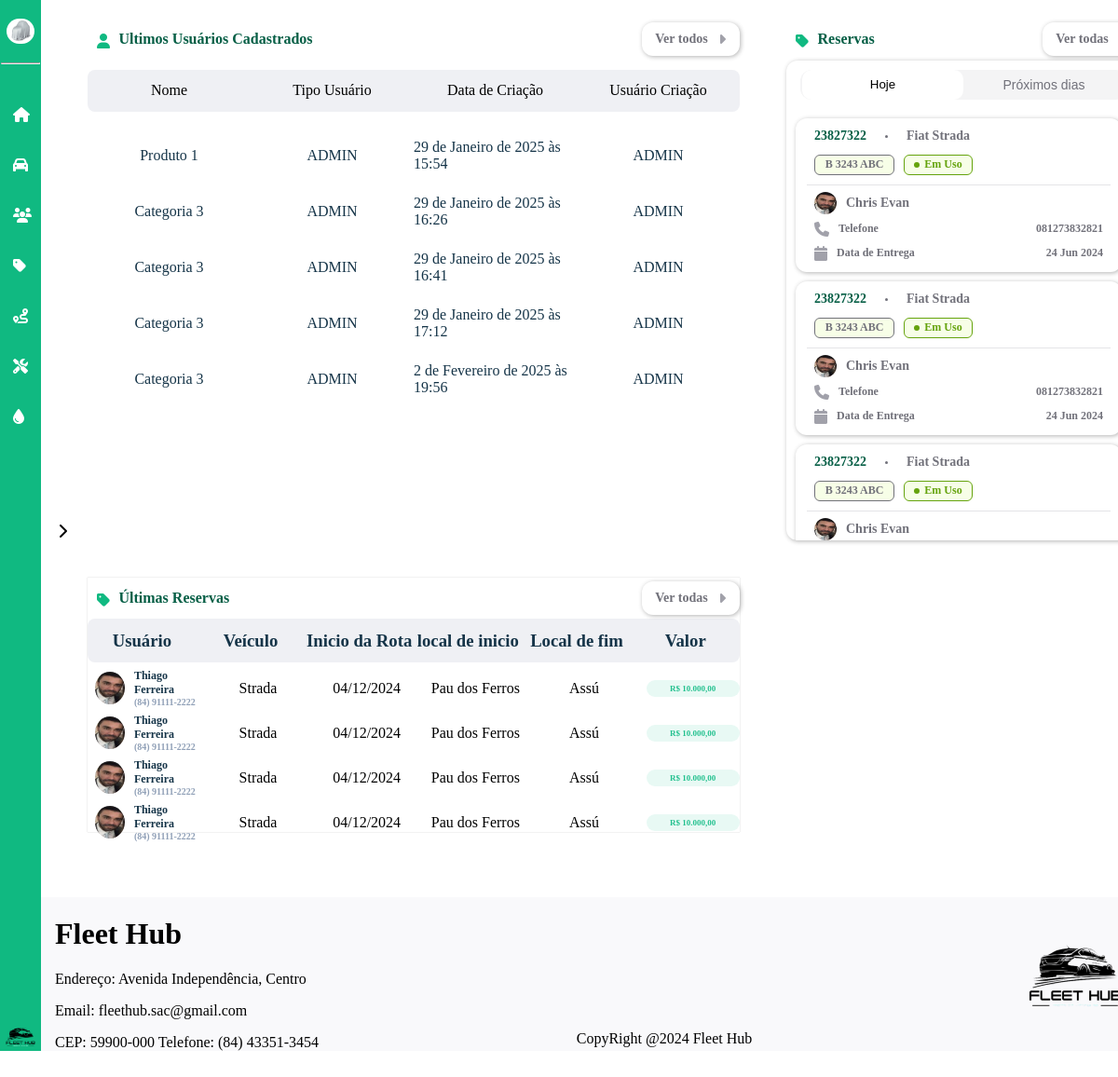
/dashboard (signed in), run on an earlier commit of the app's database.
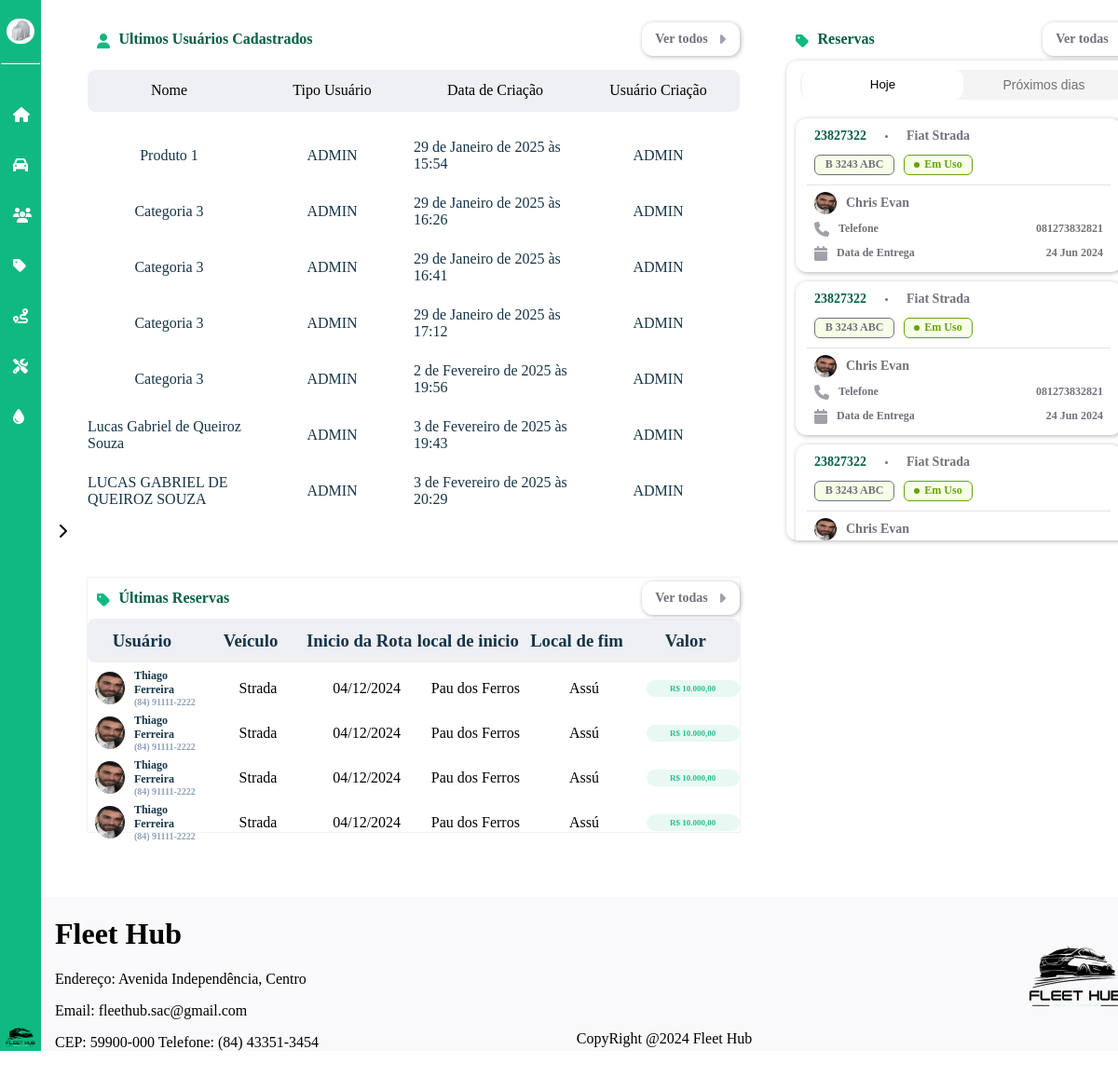
And on a later commit of the database.
### dashboard/models.py (models this page shows, shortened)
class CustomUser(AbstractUser):
    nome = models.CharField(max_length=50)
    email = models.EmailField(max_length=254, unique=True)
    cpf = models.CharField(max_length=11, unique=True)
    telefone = models.CharField(max_length=15)
    rua = models.CharField(max_length=35)
    bairro = models.CharField(max_length=35)
    cidade = models.CharField(max_length=35)
    cep = models.CharField(max_length=15)
    imagem = models.ImageField(
        upload_to="imagens/usuario",
        height_field=None,
        width_field=None,
        max_length=None,
        default="carro-escondido.jpg",
    )
    estado = models.ForeignKey(Estado, on_delete=models.CASCADE, null=True, blank=True)
    tipo_usuario = models.ForeignKey(TipoUsuario, on_delete=models.CASCADE, null=True, blank=True)
    status_usuario = models.ForeignKey(StatusUsuario, on_delete=models.CASCADE, null=True, blank=True)
    groups = models.ManyToManyField(
        "auth.Group",
        related_name="customuser_set",
        blank=True
    )
    user_permissions = models.ManyToManyField(
        "auth.Permission",
        related_name="customuser_permissions_set",
        blank=True
    )

class TipoUsuario(models.Model):
    nome = models.CharField(max_length=30)
    def __str__(self):
        return self.nome

### dashboard/views.py (the view)
# urls.py: path('dashboard',views.tela_dashboard, name='tela_dashboard'),
@login_required
def tela_dashboard(request):
    usuarios = get_list_or_404(CustomUser)
    contexto = {
        'range_10': range(10),
        'range_7': range(7),  # Lista de 0 a 6
        'range_4': range(4),  # Lista de 0 a 3
        'range_2': range(2)  # Lista de 0 a 1
    }
    return render(request, 'dashboard/dashboard.html', {'contexto':contexto, 'usuarios':usuarios})

### dashboard/templates/dashboard/dashboard.html (shortened to what the changed rows need)
{% extends "base.html" %}
{% load static %}
{% block estilos %}
<link rel="stylesheet" href="{% static 'css/dashboard-style.css' %}">
{% endblock estilos %}
{% block content %}
<div id="dashboard">
    <div class="container-reserva-cadastros">
        <div class="usuarios-cadastrados">
            <div class="icon-nome-reservas">
                <div class="icon-reservas">
                    <h2 class="h2-name-reservas">
                        Ultimos Usuários Cadastrados
                    </h2>
                </div>
                <a href="{% url "listagem_usuarios" %}" class="vertodas-a"><div class="ver-todas-reservas">
                    <h2 class="vertodas">Ver todos</h2>
                </div></a>
            </div>
            <div class="list-users">
                <div class="scroll-container">
                    {% for usuario in usuarios  %}
                    <ul id="lista-usuarios-sistema">
                        {% if usuario.first_name %}
                        <li class="user-info">{{usuario.first_name}} {{usuario.last_name}}</li>
                        {% else %}
                        <li class="user-info">{{usuario.nome}}</li>
                        {% endif %}
                        <li class="user-info">{{usuario.tipo_usuario}}</li>
                        <li class="user-info">{{usuario.date_joined}}</li>
                        <li class="user-info">{{usuario.tipo_usuario}}</li>
                    </ul>
                    {% endfor %}
                </div>
            </div>
        </div>
        <div id="pedidos-usuarios">
            <div class="icon-nome-reservas">
                <div class="icon-reservas">
                    <h2 class="h2-name-reservas">
                        Últimas Reservas
                    </h2>
                </div>
                <a href="{% url "listagem_reservas" %}" class="vertodas-a"><div class="ver-todas-reservas">
                    <h2 class="vertodas">Ver todas</h2>
                </div></a>
            </div>
            <div class="total-pedidos">
                <div class="scroll-container">
                    {% for _ in contexto.range_7 %}
                    <div class="usuario-info">
                        <ul id="lista-usuarios">
                            <li class="user-info-all">
                                <div class="img-name-number">
                                    <img id="img-usuario" src="{% static 'img/img_perfil.jpg' %}" alt="">
                                    <div class="name-number">
                                        <h3 class="name-user">Thiago Ferreira</h3>
                                        <h3 class="number-user">(84) 91111-2222</h3>
                                    </div>
                                </div>
                            </li>
                            <li class="user-info-all">Strada</li>
                            <li class="user-info-all">04/12/2024</li>
                            <li class="user-info-all">Pau dos Ferros</li>
                            <li class="user-info-all">Assú</li>
                            <li class="user-info-all">
                                <h3 id="valor-corrida"> R$ 10.000,00</h3>
                            </li>
                        </ul>
                    </div>
                    {% endfor %}
                </div>
            </div>
        </div>
    </div>
    <div class="container-reservas">
        <div class="icon-nome-reservas">
            <div class="icon-reservas">
                <h2 class="h2-name-reservas">
                    Reservas
                </h2>
            </div>
            <a href="{% url "listagem_reservas" %}" class="vertodas-a"><div class="ver-todas-reservas">
                <h2 class="vertodas">Ver todas</h2>
            </div></a>
        </div>
        <div id="reservas">
            <div class="scroll-container">
                {% for _ in contexto.range_10 %}
                <div id="carro-reservado">
                    <div class="container-nome-veiculo">
                        <h2 class="numero-reserva">
                            23827322
                        </h2>
                        <div class="ponto"></div>
                        <h2 class="nome-carro">
                            Fiat Strada
                        </h2>
                    </div>
                    <div class="container-estado-veiculo">
                        <h2 class="numero-placa">
                            B 3243 ABC
                        </h2>
                        <div class="estado-carro">
                            <div class="ponto-verde"></div>
                            <h2>Em Uso</h2>
                        </div>
                    </div>
                    <hr class="barra-horizontal">
                    <div class="dados-motorista">
                        <img id="imagem-motorista" src="{% static 'img/img_perfil.jpg' %}" alt="Imagem do Motorista" >
                        <h2 class="nome-motorista">
                            Chris Evan
                        </h2>
                    </div>
                    <div class="numero-telefone">
                        <div class="icon-phone">
                            <i class="fa-solid fa-phone" style="color: #A1A1AA;"></i>
                            <h2 class="nome-telefone">
                                Telefone
                            </h2>
                        </div>
                        <h2 class="h2-numero">
                            081273832821
                        </h2>
                    </div>
                    <div class="data-entrega">
                        <div class="icon-data">
                            <i class="fa-solid fa-calendar" style="color: #A1A1AA;"></i>
                            <h2 class="h2-data-entrega">
                                Data de Entrega
                            </h2>
                        </div>
                        <h2 class="h2-data">
                            24 Jun 2024
                        </h2>
                    </div>
                </div>
                {% endfor %}
            </div>
        </div>
    </div>
</div>
{% endblock content %}

### global_templates/base.html (shortened to what this page needs)
{% load static %}
<!DOCTYPE html>
<html lang="en">
<head>
    <link rel="stylesheet" href="{% static 'css/global-style.css' %}">
    {% block estilos %}{% endblock %}
    <link rel="stylesheet" href="https://cdnjs.cloudflare.com/ajax/libs/font-awesome/6.6.0/css/all.min.css"
 />
</head>
<body id="{% block body_id %}default-page{% endblock %}" data-page="{% block page_name %}default{% endblock %}">
    <aside id="sidebar">
        <div id="user-menu-sidebar">
            <div id="user_menu">
                <img id="img_perfil" src="{{request.user.imagem.url}}" alt="" title="Imagem do Perfil">
            </div>
            <hr>
            <div id="sidebar-expansive">
                <a href="{% url 'tela_dashboard' %}" class="element-icon"><i class="fa-solid fa-house icon"
                        title="Início"></i>
                </a>
                {% if user.tipo_usuario.nome == 'ADMIN' and user.status_usuario.status == 'Ativo' %}
                    <a class="element-icon" id="id-veiculos"><i class="fa-solid fa-car icon" title="Veículos"></i>
                    </a>
                {% endif %}
                {% if user.tipo_usuario.nome == 'ADMIN' or user.tipo_usuario.nome == 'Cliente' and user.status_usuario.status == 'Ativo' %}
                    <a class="element-icon" id="id-usuarios">
                        <i class="fa-solid fa-users icon" title="Usuários"></i>
                    </a>
                {% endif %}
                {% if user.tipo_usuario.nome == 'ADMIN' or user.tipo_usuario.nome == 'Cliente' and user.status_usuario.status == 'Ativo' %}
                    <a class="element-icon" id="id-reservas"><i class="fa-solid fa-tag icon" title="Reservas"></i>
                    </a>
                {% endif %}
                {% if user.tipo_usuario.nome == 'ADMIN' and user.status_usuario.status == 'Ativo' %}
                    <a class="element-icon" id="id-rotas"><i class="fa-solid fa-route icon" title="Rotas"></i>
                    </a>
                {% endif %}
                {% if user.tipo_usuario.nome == 'ADMIN' and user.status_usuario.status == 'Ativo' %}
                    <a class="element-icon" id="id-manutencao">
                        <i class="fa-solid fa-screwdriver-wrench icon" title="Manutenção">
                        </i>
                    </a>
                {% endif %}
                {% if user.tipo_usuario.nome == 'ADMIN' and user.status_usuario.status == 'Ativo' %}
                    <a class="element-icon" id="id-abastecimento">
                        <i class="fa-solid fa-droplet icon"
                            title="Abastecimento">
                        </i>
                    </a>
                {% endif %}
            </div>
            <img src="{% static 'img/logo_fleethub.png' %}" alt="" style="width: 100%;">
        </div>
        <div id="div-img_sidebar-expansive"><i id="img_sidebar-expansive" class="fa-solid fa-chevron-left"></i></div>
    </aside>
    <div id="content-and-footer">
        <div id='container-block-content'>
            {% block content %}{% endblock content %}
        </div>
        <footer>
            <div class="footer-left" style="margin-left: 15px;">
                <h1>Fleet Hub</h1>
                <p>Endereço: Avenida Independência, Centro</p>
                <p>Email: fleethub.sac@gmail.com</p>
                <p style="margin-bottom: 0;">CEP: 59900-000 Telefone: (84) 43351-3454</p>
            </div>
            <div class="footer-center">
                <p style="margin-bottom: 0; margin-top: 0;">CopyRight @2024 Fleet Hub </p>
            </div>
            <div class="footer-right">
                <img id="logo_fleethub" src="{% static 'img/logo_fleethub.png' %}" alt="Logo">
            </div>
        </footer>
    </div>
</body>
</html>

What changed in the data, as far as the page shows it:
added CustomUser: nome "Lucas Gabriel de Queiroz Souza", tipo_usuario "ADMIN", date_joined "3 de Fevereiro de 2025 às 19:43"
added CustomUser: nome "LUCAS GABRIEL DE QUEIROZ SOUZA", tipo_usuario "ADMIN", date_joined "3 de Fevereiro de 2025 às 20:29"
